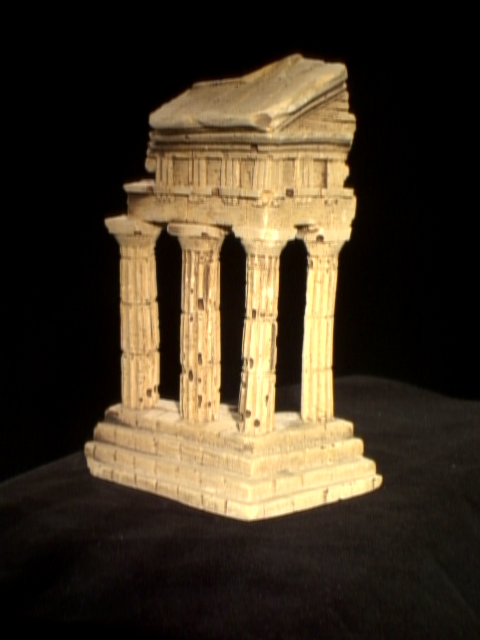
#> input picture data/im1.png, 480 x 640 px, found by its file name
$ python pipeline_1.py
#> lines starting #> are read from the running program, lines starting #| are printed output that depends on the picture
### scripts/features.py
#!/usr/bin/env python
from __future__ import print_function
import cv2
import numpy as np
import scipy.optimize
import numpy.linalg as la
import matplotlib.pyplot as plt
from scipy.spatial import distance
from scipy.ndimage import gaussian_filter
from scipy.linalg import rq

import skimage.color
from helper import briefMatch
from helper import computeBrief
from helper import corner_detection


# Use ORB to detect and match features
def matchPics(I1, I2):
    # I1, I2 : Images to match
    # Convert Images to GrayScale
    I1 = cv2.cvtColor(I1, cv2.COLOR_BGR2GRAY)
    I2 = cv2.cvtColor(I2, cv2.COLOR_BGR2GRAY)
    # Detect Features in Both Images
    locs1 = corner_detection(I1)
    locs2 = corner_detection(I2)
    # Obtain descriptors for the computed feature locations
    desc1, locs1 = computeBrief(I1, locs1)
    desc2, locs2 = computeBrief(I2, locs2)
    # Match features using the descriptors

    locs1 = np.flip(locs1, axis=1)
    locs2 = np.flip(locs2, axis=1)
    matches = briefMatch(desc1, desc2, 0.8)
    print(matches.shape)
    return matches, locs1, locs2

### scripts/helper.py
#!/usr/bin/env python
from __future__ import print_function
import cv2
import numpy as np
import util
import scipy.optimize
import numpy.linalg as la
import matplotlib.pyplot as plt

import scipy.io as sio
import skimage.feature

PATCHWIDTH = 9

def briefMatch(desc1,desc2,ratio=0.8):
    matches = skimage.feature.match_descriptors(desc1,desc2,'hamming',cross_check=True,max_ratio=ratio)
    return matches


def plotMatches(im1,im2,matches,locs1,locs2):
    fig, ax = plt.subplots(nrows=1, ncols=1)
    im1 = cv2.cvtColor(im1, cv2.COLOR_BGR2GRAY)
    im2 = cv2.cvtColor(im2, cv2.COLOR_BGR2GRAY)
    plt.axis('off')
    skimage.feature.plot_matches(ax,im1,im2,locs1,locs2,matches,only_matches=True)
    plt.show()
    return


def makeTestPattern(patchWidth, nbits):
    np.random.seed(0)
    compareX = patchWidth*patchWidth * np.random.random((nbits,1))
    compareX = np.floor(compareX).astype(int)
    np.random.seed(1)
    compareY = patchWidth*patchWidth * np.random.random((nbits,1))
    compareY = np.floor(compareY).astype(int)
    return (compareX, compareY)


def computePixel(img, idx1, idx2, width, center):
    halfWidth = width // 2
    col1 = idx1 % width - halfWidth
    row1 = idx1 // width - halfWidth
    col2 = idx2 % width - halfWidth
    row2 = idx2 // width - halfWidth
    return 1 if img[int(center[0]+row1)][int(center[1]+col1)] < img[int(center[0]+row2)][int(center[1]+col2)] else 0


def computeBrief(img, locs):
    patchWidth = 9
    nbits = 256
    compareX, compareY = makeTestPattern(patchWidth,nbits)
    m, n = img.shape

    halfWidth = patchWidth//2

    locs = np.array(list(filter(lambda x: halfWidth <= x[0] < m-halfWidth and halfWidth <= x[1] < n-halfWidth, locs)))
    desc = np.array([list(map(lambda x: computePixel(img, x[0], x[1], patchWidth, c), zip(compareX, compareY))) for c in locs])

    return desc, locs


def corner_detection(im, sigma=1.5):
    # fast method
    result_img = skimage.feature.corner_fast(im, PATCHWIDTH)
    locs = skimage.feature.corner_peaks(result_img, min_distance=3)
    return locs


# for epipolar geometry
# [206 lines left out: functions _epipoles, displayEpipolarF, _singularize, _objective_F, refineF, camera2 and 5 more, not called in this run]

### scripts/pipeline_1.py
#!/usr/bin/env python
from __future__ import print_function, division
import cv2
import numpy as np
from features import *
import helper as hlp
import skimage.io as io
import util
import matplotlib.pyplot as plt
from mpl_toolkits.mplot3d import Axes3D
import my_intrinsics as param
'''
# 1. Load the two temple images and the points from data/some_corresp.npz
I1 = cv2.imread('data/im1.png')
I2 = cv2.imread('data/im2.png')
data = np.load('data/some_corresp.npz')
pts1 = data["pts1"]
pts2 = data["pts2"]
data.close()
'''
## Extract features from images and match
im1_path = 'data/im1.png'
im2_path = 'data/im2.png'
I1 = io.imread(im1_path)
#> I1 is the input picture: shape (640, 480, 4); mean R, G, B, A 65.3, 53.9, 37.1, 255
I2 = io.imread(im2_path)
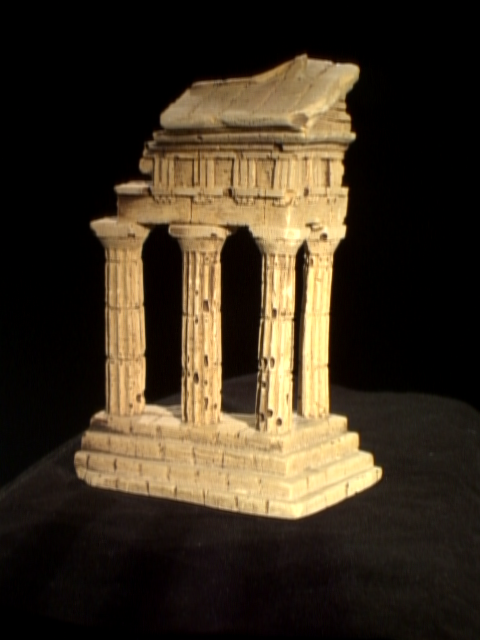
#> input picture data/im2.png, 480 x 640 px, found by its file name
#> I2 is the input picture: shape (640, 480, 4); mean R, G, B, A 60.7, 49.2, 33.3, 255
matches, locs1, locs2 = matchPics(I1, I2) # ORB
#> in matchPics, `I1 = cv2.cvtColor(I1, cv2.COLOR_BGR2GRAY)`:
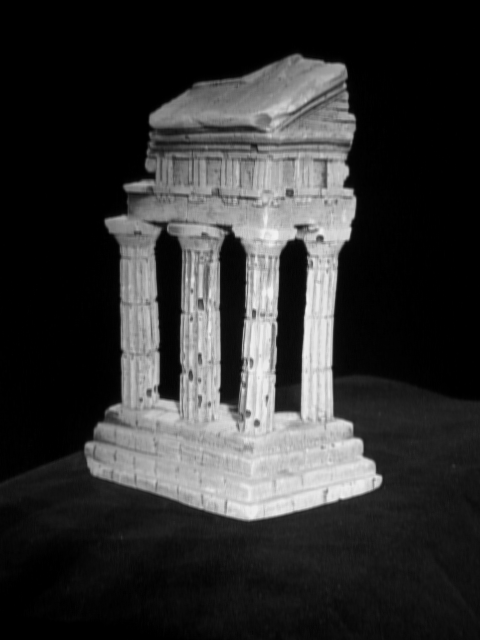
#> I1: shape (640, 480); min 0, max 243, mean 50.2
#> in matchPics, `I2 = cv2.cvtColor(I2, cv2.COLOR_BGR2GRAY)`:
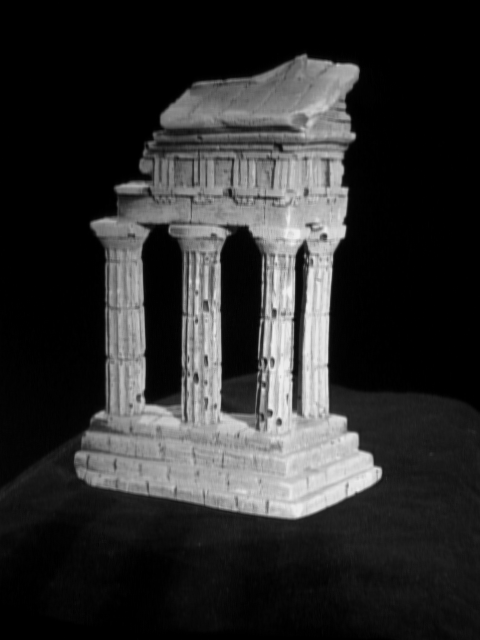
#> I2: shape (640, 480); min 0, max 241, mean 45.8
#> in corner_detection, `result_img = skimage.feature.corner_fast(im, PATCHWIDTH)`:
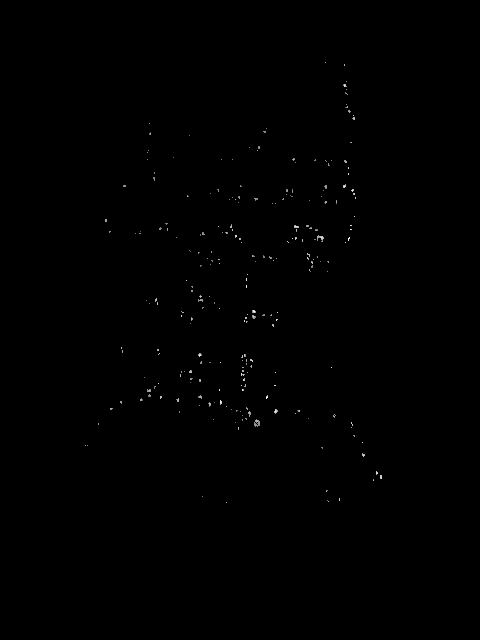
#> result_img: shape (640, 480) float64; min 0, max 5.89, mean 0.0104; drawn with min black and max white
#> in corner_detection, `locs = skimage.feature.corner_peaks(result_img, min_distance=3)`: locs = 186 pairs, first value 62 to 502, second value 85 to 381
#> in matchPics, `locs1 = corner_detection(I1)`: locs1 has the same summary as locs in corner_detection
#> in matchPics, `locs2 = corner_detection(I2)`: locs2 = 224 pairs, first value 55 to 514, second value 87 to 380
#> in matchPics, `locs1 = np.flip(locs1, axis=1)`: locs1 = 186 pairs, first value 85 to 381, second value 62 to 502
#> in matchPics, `locs2 = np.flip(locs2, axis=1)`: locs2 = 224 pairs, first value 87 to 380, second value 55 to 514
#> in briefMatch, `matches = skimage.feature.match_descriptors(desc1,desc2,'hamming',cros..`: matches = 58 pairs, first value 1 to 176, second value 7 to 216
#| (58, 2)

#hlp.plotMatches(I1, I2, matches, np.flip(locs1, axis=1), np.flip(locs2, axis=1))
# process them
pts1 = locs1[matches[:,0]]
#> pts1 = 58 pairs, first value 98 to 381, second value 65 to 502
pts2 = locs2[matches[:,1]]
#> pts2 = 58 pairs, first value 87 to 374, second value 66 to 502

# 2. Run eight_point to compute F
F, mask = cv2.findFundamentalMat(pts1,pts2,cv2.FM_RANSAC)
#> F = [[4.49e-07, -2.22e-05, 0.00331], [-7.71e-07, 9.59e-06, -0.264], [-0.00527, 0.265, 1]]; mask = 58 values, max 1 at index 0, min 0 at index 5, mean 0.776
# # We select only inlier points
pts1 = pts1[mask.ravel()==1]
#> pts1 = 45 pairs, first value 98 to 354, second value 65 to 502
pts2 = pts2[mask.ravel()==1]
#> pts2 = 45 pairs, first value 87 to 357, second value 66 to 502
#> (the run stopped early here; a loop or call above may not have finished)
